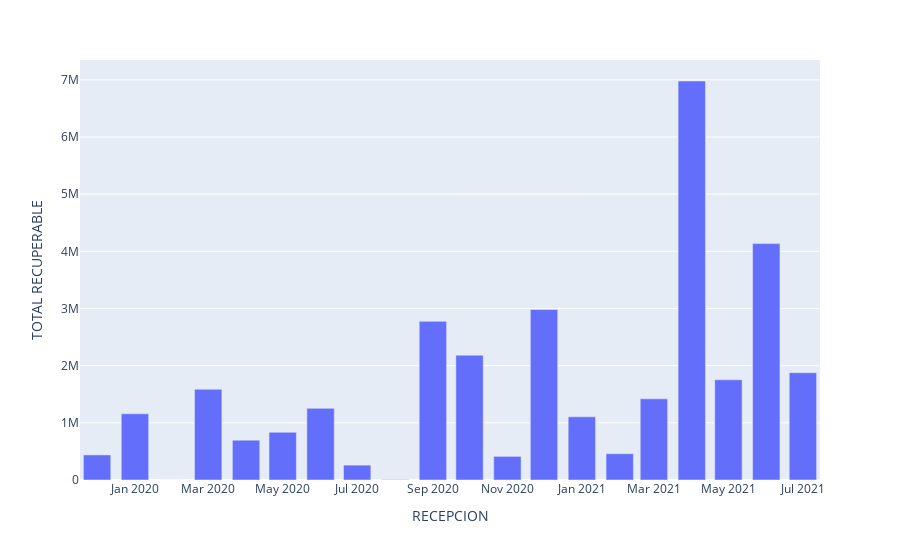

Notebook code for this chart:
### Code cell
g = g[18:]
G =px.bar(g, x= 'RECEPCION', y='TOTAL RECUPERABLE')
G.show()

### Figure 1 — Plotly figure (JSON) as saved in the notebook; plotly's stock layout.template omitted (floating-point values rounded to 4 significant figures)
{"data": [{"alignmentgroup": "True", "hovertemplate": "RECEPCION=%{x}<br>TOTAL RECUPERABLE=%{y}<extra></extra>", "legendgroup": "", "marker": {"color": "#636efa", "pattern": {"shape": ""}}, "name": "", "offsetgroup": "", "orientation": "v", "showlegend": false, "textposition": "auto", "type": "bar", "x": ["2019-12", "2020-01", "2020-02", "2020-03", "2020-04", "2020-05", "2020-06", "2020-07", "2020-08", "2020-09", "2020-10", "2020-11", "2020-12", "2021-01", "2021-02", "2021-03", "2021-04", "2021-05", "2021-06", "2021-07"], "xaxis": "x", "y": [438515, 1157726, 0, 1586783, 697193, 834496, 1253329, 259973, 6616, 2775067, 2182539, 413413, 2982722, 1104593, 459492, 1419788, 6979286, 1753027, 4135023, 1877027], "yaxis": "y"}], "layout": {"barmode": "relative", "legend": {"tracegroupgap": 0}, "margin": {"t": 60}, "xaxis": {"anchor": "y", "domain": [0.0, 1.0], "title": {"text": "RECEPCION"}}, "yaxis": {"anchor": "x", "domain": [0.0, 1.0], "title": {"text": "TOTAL RECUPERABLE"}}}}
